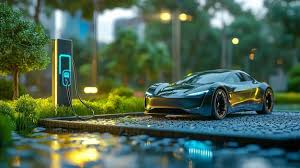
#> input picture practical/ml_practice/OpenCV/ev4.jpg, 300 x 168 px, found by its file name
$ python practical.py
#> lines starting #> are read from the running program, lines starting #| are printed output that depends on the picture
import cv2 as cv
import numpy as np

img=cv.imread(r'.venv\practical\ml_practice\OpenCV\ev4.jpg')
#> img is the input picture: shape (168, 300, 3); mean B, G, R 80.8, 100.3, 74

print(img.shape)
#| (168, 300, 3)


rez_img=cv.resize(img,(200,200),cv.INTER_AREA) # resized image (200,200)
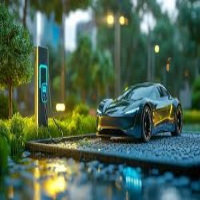
#> rez_img: shape (200, 200, 3); mean B, G, R 80.7, 100.1, 73.9

crop=img[0:100,0:100] # clipped image
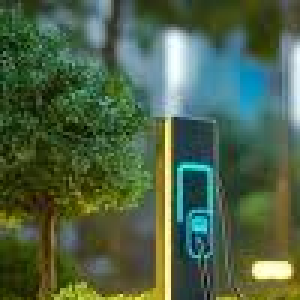
#> crop: shape (100, 100, 3) (shown 3 times larger); mean B, G, R 71.1, 98.8, 76.8

rez_org_img=cv.resize(img,(300,168),cv.INTER_LINEAR) # resized to original image

cv.imshow('original_image',img)
cv.imshow('resized_image',rez_img)
cv.imshow('image_cropped',crop)
cv.imshow('resized_org_img',rez_org_img)

# cv.imshow('image3',rez_org_img)

cv.waitKey(0)
cv.destroyAllWindows()
